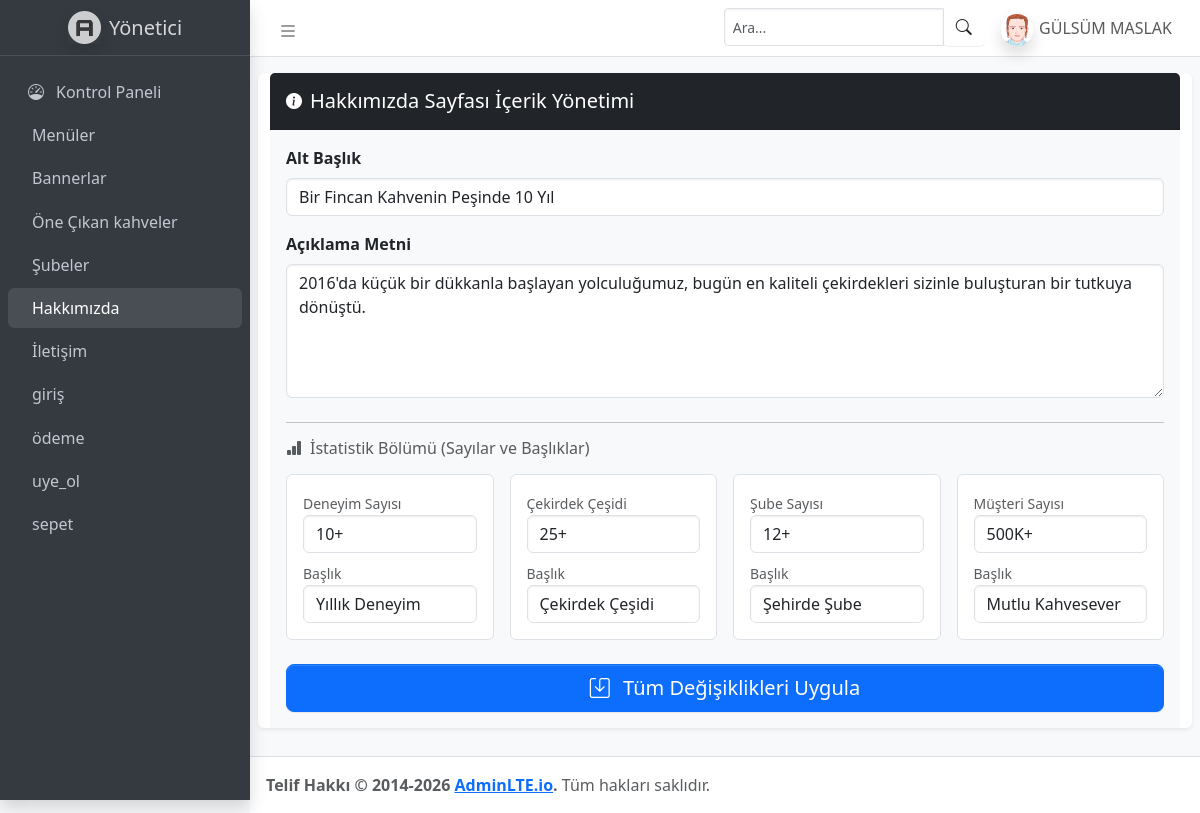
Screenshot of /admin/hakkımızda.php (signed in) with the database file from the repository.
### tables this page shows
CREATE TABLE IF NOT EXISTS `hakkimizda` (
  `id` int NOT NULL AUTO_INCREMENT,
  `ust_baslik` varchar(255) NOT NULL,
  `alt_baslik` varchar(255) NOT NULL,
  `aciklama` text NOT NULL,
  `deneyim` varchar(20) DEFAULT NULL,
  `cekirdek` varchar(20) DEFAULT NULL,
  `sube` varchar(20) DEFAULT NULL,
  `musteri` varchar(20) DEFAULT NULL,
  `eklenme_tarihi` timestamp NULL DEFAULT CURRENT_TIMESTAMP,
  `deneyim_sayi` varchar(20) DEFAULT NULL,
  `deneyim_baslik` varchar(100) DEFAULT NULL,
  `cekirdek_sayi` varchar(20) DEFAULT NULL,
  `cekirdek_baslik` varchar(100) DEFAULT NULL,
  `sube_sayi` varchar(20) DEFAULT NULL,
  `sube_baslik` varchar(100) DEFAULT NULL,
  `musteri_sayi` varchar(20) DEFAULT NULL,
  `musteri_baslik` varchar(100) DEFAULT NULL,
  PRIMARY KEY (`id`)
);

### admin/hakkımızda.php (the view, shortened to what this page needs)
<?php
include_once __DIR__ . '/../bağlantı.php';
$activePage = basename($_SERVER['PHP_SELF']);
$sorgu = $db->query("SELECT * FROM hakkimizda LIMIT 1");
$hakkimizda = $sorgu->fetch(PDO::FETCH_ASSOC);
?>
<!doctype html>
<html lang="tr">
<head>
  <link rel="stylesheet" href="https://cdn.jsdelivr.net/npm/@fontsource/source-sans-3@5.0.12/index.css" />
  <link rel="stylesheet" href="https://cdn.jsdelivr.net/npm/overlayscrollbars@2.11.0/styles/overlayscrollbars.min.css" />
  <link rel="stylesheet" href="https://cdn.jsdelivr.net/npm/bootstrap-icons@1.13.1/font/bootstrap-icons.min.css" />
  <link rel="stylesheet" href="https://cdn.jsdelivr.net/npm/apexcharts@3.37.1/dist/apexcharts.css" />
  <link rel="stylesheet" href="https://cdn.jsdelivr.net/npm/jsvectormap@1.5.3/dist/css/jsvectormap.min.css" />
  <link rel="stylesheet" href="https://cdn.jsdelivr.net/npm/bootstrap@5.3.3/dist/css/bootstrap.min.css">
  <link rel="stylesheet" href="css/adminlte.min.css" />
</head>
<body class="layout-fixed sidebar-expand-lg bg-body-tertiary">
  <div class="app-wrapper">
    <nav class="app-header navbar navbar-expand bg-body">
      <div class="container-fluid">
        <ul class="navbar-nav">
          <li class="nav-item">
            <a class="nav-link" data-lte-toggle="sidebar" href="#" role="button">
              <i class="bi bi-list fs-5"></i>
            </a>
          </li>
        </ul>
        <ul class="navbar-nav ms-auto">
          <li class="nav-item">
            <div class="navbar-search-block">
              <form class="form-inline">
                <div class="input-group input-group-sm">
                  <input class="form-control form-control-navbar" type="search" placeholder="Ara..." aria-label="Search" />
                  <div class="input-group-append">
                    <button class="btn btn-navbar" type="button" data-widget="navbar-search">
                      <i class="bi bi-search"></i>
                    </button>
                  </div>
                </div>
              </form>
            </div>
          </li>
          <li class="nav-item dropdown user-menu">
            <a href="#" class="nav-link dropdown-toggle" data-bs-toggle="dropdown">
              <img src="img/avatar2.png" class="user-image rounded-circle shadow" alt="User Image" />
              <span class="d-none d-md-inline">GÜLSÜM MASLAK</span>
            </a>
          </li>
        </ul>
      </div>
    </nav>
    <aside class="app-sidebar bg-body-secondary shadow" data-bs-theme="dark">
      <div class="sidebar-brand">
        <a href="./index.php" class="brand-link">
          <img src="img/AdminLTELogo.png" alt="AdminLTE Logo" class="brand-image opacity-75 shadow" />
          <span class="brand-text fw-light">Yönetici</span>
        </a>
      </div>
      <div class="sidebar-wrapper">
        <nav class="mt-2">
          <ul class="nav sidebar-menu flex-column" data-lte-toggle="treeview" role="navigation">
            <li class="nav-item">
              <a href="index.php" class="nav-link <?php echo ($activePage == 'index.php') ? 'active' : ''; ?>">
                <i class="nav-icon bi bi-speedometer"></i>
                <p>Kontrol Paneli</p>
              </a>
            </li>
            <li class="nav-item">
              <a href="menuler.php" class="nav-link <?php echo ($activePage == 'menuler.php') ? 'active' : ''; ?>">
                <p>Menüler</p>
              </a>
            </li>
            <li class="nav-item">
              <a href="bannerlar.php" class="nav-link <?php echo ($activePage == 'bannerlar.php') ? 'active' : ''; ?>">
                <p>Bannerlar</p>
              </a>
            </li>
            <li class="nav-item">
              <a href="öneçıkankahve.php" class="nav-link <?php echo ($activePage == 'öneçıkankahve.php') ? 'active' : ''; ?>">
                <p>Öne Çıkan kahveler</p>
              </a>
            </li>
            <li class="nav-item">
              <a href="subeler.php" class="nav-link <?php echo ($activePage == 'subeler.php') ? 'active' : ''; ?>">
                <p>Şubeler</p>
              </a>
            </li>
            <li class="nav-item">
              <a href="hakkımızda.php" class="nav-link <?php echo ($activePage == 'hakkımızda.php') ? 'active' : ''; ?>">
                <p>Hakkımızda</p>
              </a>
            </li>
            <li class="nav-item">
              <a href="iletişim.php" class="nav-link <?php echo ($activePage == 'iletişim.php') ? 'active' : ''; ?>">
                <p>İletişim</p>
              </a>
            </li>
            <li class="nav-item">
              <a href="giriş.php" class="nav-link <?php echo ($activePage == 'giriş.php') ? 'active' : ''; ?>">
                <p>giriş</p>
              </a>
            </li>
            <li class="nav-item">
              <a href="ödeme.php" class="nav-link <?php echo ($activePage == 'ödeme.php') ? 'active' : ''; ?>">
                <p>ödeme</p>
              </a>
            </li>
            <li class="nav-item">
              <a href="uye_ol.php" class="nav-link <?php echo ($activePage == 'uye_ol.php') ? 'active' : ''; ?>">
                <p>uye_ol</p>
              </a>
            </li>
            <li class="nav-item">
              <a href="sepet.php" class="nav-link <?php echo ($activePage == 'sepet.php') ? 'active' : ''; ?>">
                <p>sepet</p>
              </a>
            </li>
          </ul>
        </nav>
      </div>
    </aside>
    <main class="app-main">
      <div class="app-content-header">
        <div class="container-fluid">
          <div class="row">
            <div class="card shadow-sm border-0">
              <div class="card-header bg-dark text-white d-flex align-items-center">
                <i class="bi bi-info-circle-fill me-2"></i>
                <h5 class="mb-0">Hakkımızda Sayfası İçerik Yönetimi</h5>
              </div>
              <div class="card-body bg-light">
                <form action="hakkımızda.php" method="POST">
                  <div class="row mb-4">
                    <div class="col-12 mb-3">
                      <label class="form-label fw-bold">Alt Başlık</label>
                      <input type="text" name="alt_baslik" class="form-control" value="<?= $hakkimizda['alt_baslik'] ?? '' ?>" placeholder="Örn: Kahve Tutkumuzla Tanışın">
                    </div>
                    <div class="col-12">
                      <label class="form-label fw-bold">Açıklama Metni</label>
                      <textarea name="aciklama" class="form-control" rows="5" placeholder="Hakkımızda detaylı metni..."><?= $hakkimizda['aciklama'] ?? '' ?></textarea>
                    </div>
                  </div>
                  <hr>
                  <h6 class="text-muted mb-3"><i class="bi bi-bar-chart-fill me-2"></i>İstatistik Bölümü (Sayılar ve Başlıklar)</h6>
                  <div class="row g-3">
                    <div class="col-md-3">
                      <div class="p-3 border rounded bg-white">
                        <label class="small text-muted">Deneyim Sayısı</label>
                        <input type="text" name="deneyim_sayi" class="form-control mb-2" value="<?= $hakkimizda['deneyim_sayi'] ?? '' ?>">
                        <label class="small text-muted">Başlık</label>
                        <input type="text" name="deneyim_baslik" class="form-control" value="<?= $hakkimizda['deneyim_baslik'] ?? '' ?>">
                      </div>
                    </div>
                    <div class="col-md-3">
                      <div class="p-3 border rounded bg-white">
                        <label class="small text-muted">Çekirdek Çeşidi</label>
                        <input type="text" name="cekirdek_sayi" class="form-control mb-2" value="<?= $hakkimizda['cekirdek_sayi'] ?? '' ?>">
                        <label class="small text-muted">Başlık</label>
                        <input type="text" name="cekirdek_baslik" class="form-control" value="<?= $hakkimizda['cekirdek_baslik'] ?? '' ?>">
                      </div>
                    </div>
                    <div class="col-md-3">
                      <div class="p-3 border rounded bg-white">
                        <label class="small text-muted">Şube Sayısı</label>
                        <input type="text" name="sube_sayi" class="form-control mb-2" value="<?= $hakkimizda['sube_sayi'] ?? '' ?>">
                        <label class="small text-muted">Başlık</label>
                        <input type="text" name="sube_baslik" class="form-control" value="<?= $hakkimizda['sube_baslik'] ?? '' ?>">
                      </div>
                    </div>
                    <div class="col-md-3">
                      <div class="p-3 border rounded bg-white">
                        <label class="small text-muted">Müşteri Sayısı</label>
                        <input type="text" name="musteri_sayi" class="form-control mb-2" value="<?= $hakkimizda['musteri_sayi'] ?? '' ?>">
                        <label class="small text-muted">Başlık</label>
                        <input type="text" name="musteri_baslik" class="form-control" value="<?= $hakkimizda['musteri_baslik'] ?? '' ?>">
                      </div>
                    </div>
                  </div>
                  <div class="mt-4">
                    <button type="submit" name="hakkimizda_guncelle" class="btn btn-primary btn-lg w-100">
                      <i class="bi bi-save me-2"></i> Tüm Değişiklikleri Uygula
                    </button>
                  </div>
                </form>
              </div>
            </div>
          </div>
        </div>
      </div>
    </main>
    <footer class="app-footer">
      <strong>Telif Hakkı &copy; 2014-2026 <a href="https://adminlte.io">AdminLTE.io</a>.</strong> Tüm hakları saklıdır.
    </footer>
  </div>
</body>
</html>

### rows the page displays
hakkimizda: alt_baslik "Bir Fincan Kahvenin Peşinde 10 Yıl", aciklama "2016'da küçük bir dükkanla başlayan yolculuğumuz, bugün en kaliteli çekirdekleri sizinle buluşturan bir tutkuya dönüştü.", deneyim_sayi "10+", deneyim_baslik "Yıllık Deneyim", cekirdek_sayi "25+", cekirdek_baslik "Çekirdek Çeşidi", sube_sayi "12+", sube_baslik "Şehirde Şube", musteri_sayi "500K+", musteri_baslik "Mutlu Kahvesever"
